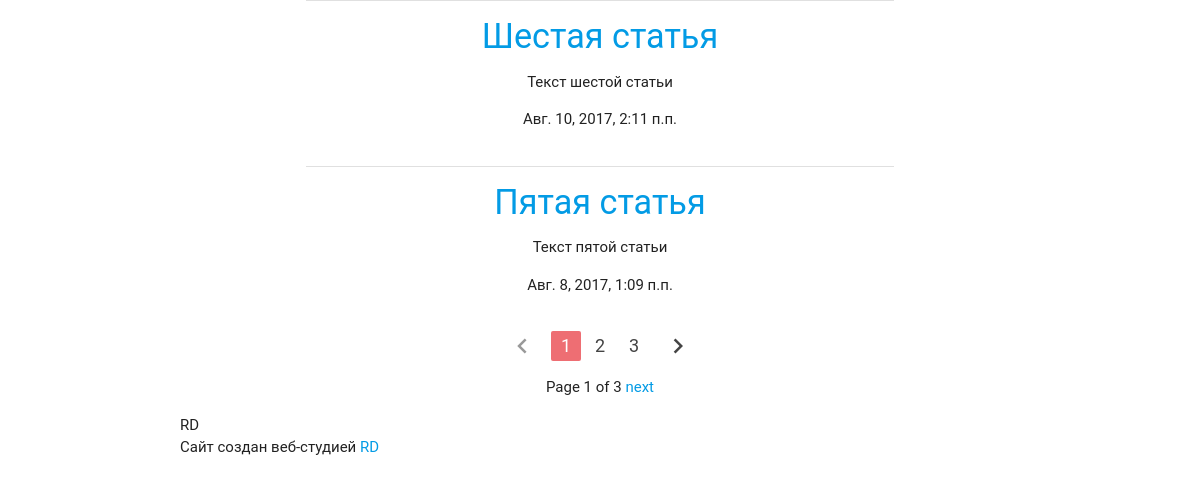
The app's page /articles/ with its own data.
### comments/models.py (models this page shows, shortened)
class Article(models.Model):
    article_title = models.CharField(max_length=200)
    article_text = models.TextField()
    article_date = models.DateTimeField()
    article_likes = models.IntegerField(default=0)
    timestamp = models.DateTimeField(auto_now_add=True, auto_now=False, null=True)

### comments/views.py (the view)
# urls.py: url(r'articles/$', views.articles, name='articles'),
def articles(request):
	all_articles = Article.objects.all().order_by("-timestamp")
	paginator = Paginator(all_articles, 2)
	page = request.GET.get('page')
	try:
		articles = paginator.page(page)
	except PageNotAnInteger:
		articles = paginator.page(1)
	except EmptyPage:
		articles = paginator.page(paginator.num_pages)
	context = {
	'all_articles': all_articles,
	'articles': articles,
	}
	return render(request, 'comments/articles.html', context)

### comments/templates/comments/articles.html (shortened to what this page needs)
{% extends "base.html" %}
{% block content %}
    <div class="container">
{% for article in articles %}
<div class="container">
    <div class="divider"></div>
        <div class="row" align="center">
        <span class="card-title"><h4><a href="/article/{{ article.id }}/">{{ article.article_title }}</a></h4></span>
        <p>{{ article.article_text|linebreaks|truncatechars:120 }}</p>
        <p>{{ article.timestamp }}</p>
        </div>
</div>
{% endfor %}
<ul class="pagination" align="center">
    {% if articles.has_previous %}
    <li class="waves-effect"><a href="?page={{ articles.previous_page_number }}"><i class="material-icons">chevron_left</i></a></li>
    {% else %}
    <li class="disabled"><a href="#!"><i class="material-icons">chevron_left</i></a></li>
    {% endif %}
    {% for i in articles.paginator.page_range %}
        {% if articles.number == i %}
		    <li class="active"><a href="?page={{ i }}">{{ i }}</a></li>
	    {% else %}
	        <li class="waves-effect"><a href="?page={{ i }}">{{ i }}</a></li>
        {% endif %}
    {% endfor %}
    {% if articles.has_next %}
    <li class="waves-effect"><a href="?page={{ articles.next_page_number }}"><i class="material-icons">chevron_right</i></a></li>
    {% else %}
    <li class="disabled"><a href="#!"><i class="material-icons">chevron_right</i></a></li>
    {% endif %}
  </ul>
<div class="pagination" align="center">
    <span class="step-links">
        <span class="current">
            Page {{ articles.number }} of {{ articles.paginator.num_pages }}
        </span>
        {% if articles.has_next %}
            <a href="?page={{ articles.next_page_number }}">next</a>
        {% endif %}
    </span>
</div>
    </div>
{% endblock content %}

### records on screen
Article: article_title "Шестая статья", article_text "Текст шестой статьи", timestamp "Авг. 10, 2017, 2:11 п.п."
Article: article_title "Пятая статья", article_text "Текст пятой статьи", timestamp "Авг. 8, 2017, 1:09 п.п."

### other values on screen
{{ i }} "1"
{{ i }} "2" "3"
{{ articles.number }} "1"
{{ articles.paginator.num_pages }} "3"
